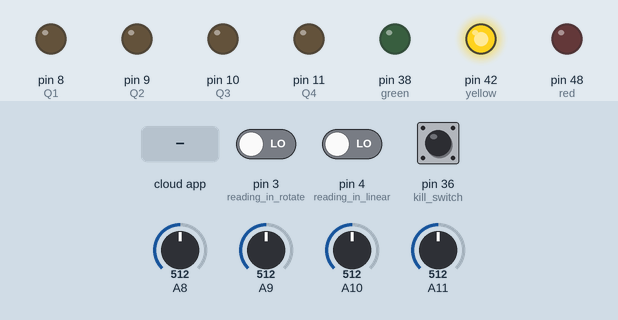
This sketch was run on a simulated Arduino Mega 2560, built with avr-gcc and run on an emulated ATmega2560. Parts: output pins drawn as LEDs (lit = HIGH). Inputs (shaded band) come from the test bench; at power-on: pin 36 (kill_switch) LOW, pin 3 (reading_in_rotate) LOW, pin 4 (reading_in_linear) LOW, A8 = 512, A9 = 512, A10 = 512, A11 = 512. The ROS host is connected and sends only what is stated.

Above: at 1.2 s.
1.3 s: pin 36 (kill_switch) pulled HIGH for 0.15 s
At 2.4 s:
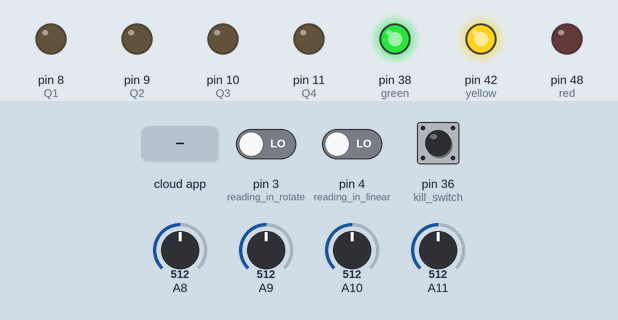
2.9 s: the phone or cloud app sets motor_q1 to 0
At 3.5 s:
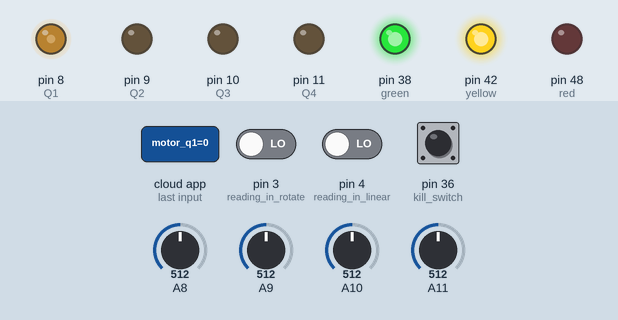
4.4 s: the phone or cloud app sets motor_q2 to 0
At 5.3 s:
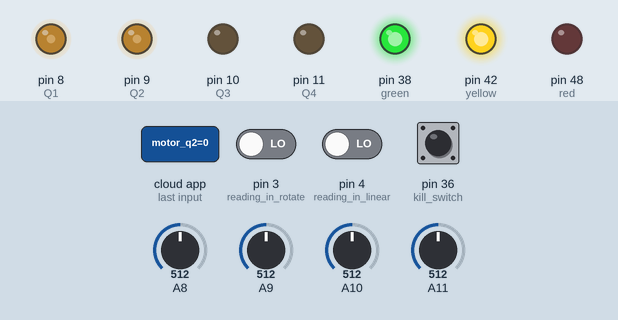
5.9 s: the phone or cloud app sets motor_q3 to 0
At 6.4 s:
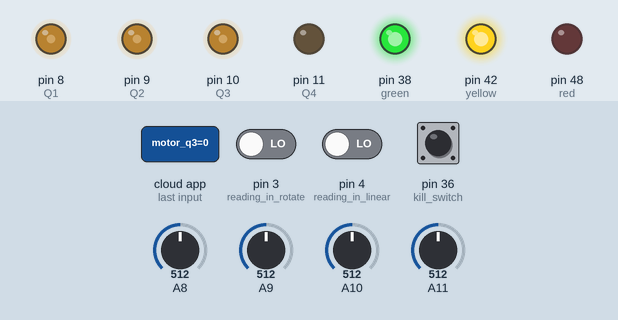
7.4 s: the phone or cloud app sets motor_q4 to 0
At 8.2 s:
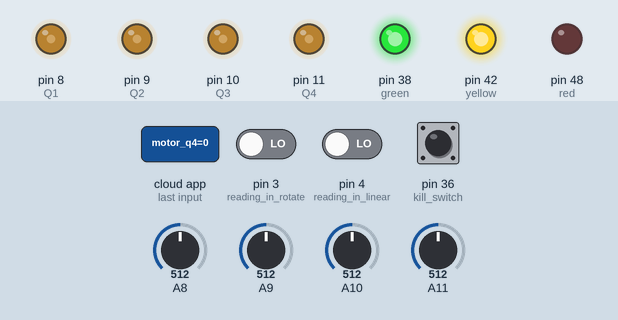
8.9 s: the phone or cloud app sets motor_q1 to 45
At 10.1 s:
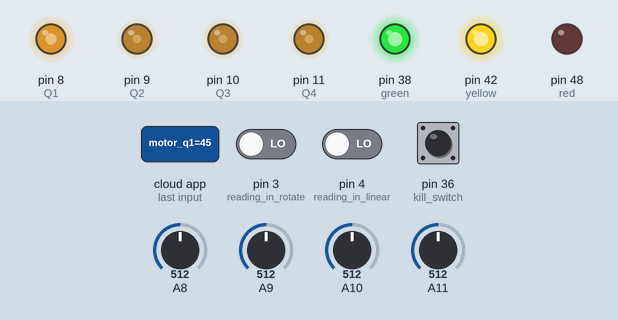
Timing chart, 0 to 11.4 s (numbered marks = the images above; inputs shaded):
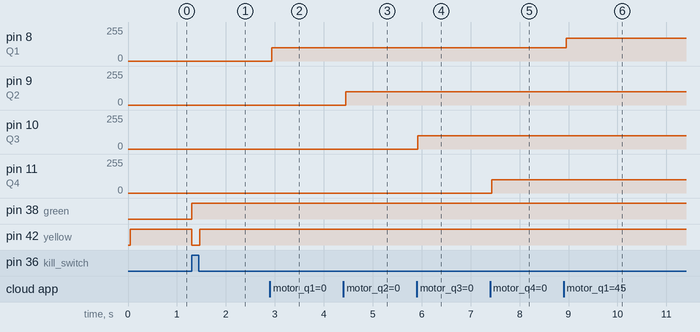

Measured:
- after the input at 1.3 s, pin 38 (green): LOW → HIGH at once; pin 42 (yellow): HIGH → LOW at once, → HIGH 0.16 s later
- after the input at 2.9 s, pin 8 (Q1): 0/255 → 100/255 at once
- after the input at 4.4 s, pin 9 (Q2): 0/255 → 100/255 after 0.05 s
- after the input at 5.9 s, pin 10 (Q3): 0/255 → 100/255 at once
- after the input at 7.4 s, pin 11 (Q4): 0/255 → 100/255 at once
- after the input at 8.9 s, pin 8 (Q1): 100/255 → 169/255 after 0.05 s

The sketch:

Nov_30_arduino_with_published_topic.ino
```cpp
#if (ARDUINO >= 100)
 #include <Arduino.h>
#else
 #include <WProgram.h>
#endif
#include <ros.h>
#include <std_msgs/Bool.h>
#include <std_msgs/UInt16.h>
#include <std_msgs/Float64.h>

int ch1, linear; // linear drive
int ch2; //turning left joystic
int rotate, inv_rotate; //rotation
int auto_q1, auto_q2, auto_q3, auto_q4;
int back_linear;
int count = 0;

std_msgs::UInt16 test;
std_msgs::UInt16 test2;
std_msgs::UInt16 test3;
std_msgs::UInt16 test4;
std_msgs::UInt16 wamvstatus;
ros::NodeHandle nh;

void q1_cb(const std_msgs::UInt16& cmd_msg){
  auto_q1= map(cmd_msg.data, 0, 100, 100, 255);
  analogWrite(8, auto_q1);
}
void q2_cb(const std_msgs::UInt16& cmd_msg){
  auto_q2= map(cmd_msg.data, 0, 100, 100, 255);
  analogWrite(9, auto_q2);
}
void q3_cb(const std_msgs::UInt16& cmd_msg){
  auto_q3= map(cmd_msg.data, 0, 100, 100, 255);
  analogWrite(10, auto_q3);
}
void q4_cb(const std_msgs::UInt16& cmd_msg){
  auto_q4= map(cmd_msg.data, 0, 100, 100, 255);
  analogWrite(11, auto_q4);
}

ros::Subscriber<std_msgs::UInt16> motor_q1_sub("motor_q1", q1_cb);
ros::Subscriber<std_msgs::UInt16> motor_q2_sub("motor_q2", q2_cb);
ros::Subscriber<std_msgs::UInt16> motor_q3_sub("motor_q3", q3_cb);
ros::Subscriber<std_msgs::UInt16> motor_q4_sub("motor_q4", q4_cb);
ros::Publisher q1_pub("q1_pub", &test);
ros::Publisher q2_pub("q2_pub", &test2);
ros::Publisher q3_pub("q3_pub", &test3);
ros::Publisher q4_pub("q4_pub", &test4);
ros::Publisher status_pub("status_pub", &wamvstatus);

void setup(){
  nh.initNode();
  nh.subscribe(motor_q1_sub);
  nh.subscribe(motor_q2_sub);
  nh.subscribe(motor_q3_sub);
  nh.subscribe(motor_q4_sub);
  nh.advertise(q1_pub);
  nh.advertise(q2_pub);
  nh.advertise(q3_pub);
  nh.advertise(q4_pub);
  nh.advertise(status_pub);


  pinMode(4, INPUT); //reading in linear
  pinMode(3, INPUT); //reading in rotate
  pinMode(8, OUTPUT);   //Q1
  pinMode(9, OUTPUT);   //Q2
  pinMode(10, OUTPUT);  //Q3
  pinMode(11, OUTPUT);  //Q4
  pinMode(48, OUTPUT); //red
  pinMode(42, OUTPUT); //yellow
  pinMode(38, OUTPUT); //green
  pinMode(36, INPUT); // kill switch

}

void loop(){
  ch1 = pulseIn(3, HIGH, 25000);
  ch2 = pulseIn(4, HIGH, 25000);
  rotate = map(ch2, 1130, 1960, 100, 245);
  linear = map(ch1, 1130, 1869, 245, 100);
  inv_rotate = map(rotate, 100, 245, 245, 100);
  back_linear = map(linear, 245, 100, 100, 245);

  if(digitalRead(36) == HIGH){
    wamvstatus.data = 3;
    digitalWrite(42, LOW);
    digitalWrite(48, LOW);
    digitalWrite(38, HIGH);
  }
  else if(linear > 50 && linear < 244){
    noInterrupts();
    wamvstatus.data = 2;
    digitalWrite(42, LOW);
    digitalWrite(48, HIGH);
    digitalWrite(40, LOW);
    analogWrite(8, linear);
    analogWrite(9, linear);
    analogWrite(10, linear);
    analogWrite(11, linear);

    if(rotate> 180){ //rotate right
      analogWrite(8, rotate);
      analogWrite(9, inv_rotate);
      analogWrite(10, rotate);
      analogWrite(11, inv_rotate);
    }

    if(rotate<140){ //rotate left
      analogWrite(8, rotate);
      analogWrite(9, inv_rotate);
      analogWrite(10, rotate);
      analogWrite(11, inv_rotate);
    }

  }
  else{
    wamvstatus.data = 1;
    interrupts();
    digitalWrite(42, HIGH);
    digitalWrite(48, LOW);
    digitalWrite(40, LOW);
  }
//publish
  status_pub.publish(&wamvstatus);
  test.data = analogRead(8);
  test2.data = analogRead(9);
  test3.data = analogRead(10);
  test4.data = analogRead(11);
  q1_pub.publish(&test);
  q2_pub.publish(&test2);
  q3_pub.publish(&test3);
  q4_pub.publish(&test4);

  nh.spinOnce();
  delay(1);

}
```
